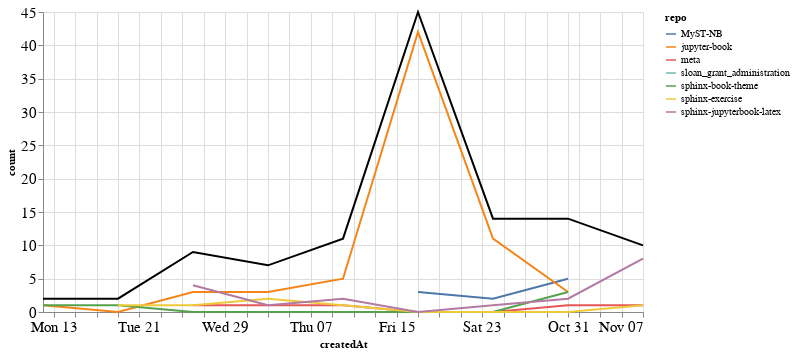

Notebook source saved alongside this figure:
### Markdown cell above
### Comments

### Code cell
comments_time = comments.groupby('repo').resample('W', on='createdAt').count()['author'].reset_index()
comments_time = comments_time.rename(columns={'author': 'count'})
comments_time_total = comments_time.groupby('createdAt').agg({"count": "sum"}).reset_index()
ch1 = alt.Chart(comments_time, width=600).mark_line().encode(
    x='createdAt',
    y='count',
    color='repo',
    tooltip="repo"
)

ch2 = alt.Chart(comments_time_total, width=600).mark_line(color="black").encode(
    x='createdAt',
    y='count',
)

ch1 + ch2

### Figure 1 — Vega-Lite specification as saved in the notebook (floating-point values rounded to 4 significant figures)
{"config": {"axisLeft": {"labelFontSize": 15}, "axisBottom": {"labelFontSize": 15}}, "layer": [{"data": {"name": "data-723b0dc744e1e5d62f6b46e8e2ea9217"}, "mark": "line", "encoding": {"color": {"type": "nominal", "field": "repo"}, "tooltip": {"type": "nominal", "field": "repo"}, "x": {"type": "temporal", "field": "createdAt"}, "y": {"type": "quantitative", "field": "count"}}, "width": 600}, {"data": {"name": "data-8b23accdafe9bec5d9d595af0a14fbc5"}, "mark": {"type": "line", "color": "black"}, "encoding": {"x": {"type": "temporal", "field": "createdAt"}, "y": {"type": "quantitative", "field": "count"}}, "width": 600}], "$schema": "https://vega.github.io/schema/vega-lite/v4.8.1.json", "datasets": {"data-723b0dc744e1e5d62f6b46e8e2ea9217": [{"repo": "MyST-NB", "createdAt": "2021-10-17T00:00:00", "count": 3}, {"repo": "MyST-NB", "createdAt": "2021-10-24T00:00:00", "count": 2}, {"repo": "MyST-NB", "createdAt": "2021-10-31T00:00:00", "count": 5}, {"repo": "jupyter-book", "createdAt": "2021-09-12T00:00:00", "count": 1}, {"repo": "jupyter-book", "createdAt": "2021-09-19T00:00:00", "count": 0}, {"repo": "jupyter-book", "createdAt": "2021-09-26T00:00:00", "count": 3}, {"repo": "jupyter-book", "createdAt": "2021-10-03T00:00:00", "count": 3}, {"repo": "jupyter-book", "createdAt": "2021-10-10T00:00:00", "count": 5}, {"repo": "jupyter-book", "createdAt": "2021-10-17T00:00:00", "count": 42}, {"repo": "jupyter-book", "createdAt": "2021-10-24T00:00:00", "count": 11}, {"repo": "jupyter-book", "createdAt": "2021-10-31T00:00:00", "count": 3}, {"repo": "meta", "createdAt": "2021-09-26T00:00:00", "count": 1}, {"repo": "meta", "createdAt": "2021-10-03T00:00:00", "count": 1}, {"repo": "meta", "createdAt": "2021-10-10T00:00:00", "count": 1}, {"repo": "meta", "createdAt": "2021-10-17T00:00:00", "count": 0}, {"repo": "meta", "createdAt": "2021-10-24T00:00:00", "count": 0}, {"repo": "meta", "createdAt": "2021-10-31T00:00:00", "count": 1}, {"repo": "meta", "createdAt": "2021-11-07T00:00:00", "count": 1}, {"repo": "sloan_grant_administration", "createdAt": "2021-10-10T00:00:00", "count": 2}, {"repo": "sphinx-book-theme", "createdAt": "2021-09-12T00:00:00", "count": 1}, {"repo": "sphinx-book-theme", "createdAt": "2021-09-19T00:00:00", "count": 1}, {"repo": "sphinx-book-theme", "createdAt": "2021-09-26T00:00:00", "count": 0}, {"repo": "sphinx-book-theme", "createdAt": "2021-10-03T00:00:00", "count": 0}, {"repo": "sphinx-book-theme", "createdAt": "2021-10-10T00:00:00", "count": 0}, {"repo": "sphinx-book-theme", "createdAt": "2021-10-17T00:00:00", "count": 0}, {"repo": "sphinx-book-theme", "createdAt": "2021-10-24T00:00:00", "count": 0}, {"repo": "sphinx-book-theme", "createdAt": "2021-10-31T00:00:00", "count": 3}, {"repo": "sphinx-exercise", "createdAt": "2021-09-19T00:00:00", "count": 1}, {"repo": "sphinx-exercise", "createdAt": "2021-09-26T00:00:00", "count": 1}, {"repo": "sphinx-exercise", "createdAt": "2021-10-03T00:00:00", "count": 2}, {"repo": "sphinx-exercise", "createdAt": "2021-10-10T00:00:00", "count": 1}, {"repo": "sphinx-exercise", "createdAt": "2021-10-17T00:00:00", "count": 0}, {"repo": "sphinx-exercise", "createdAt": "2021-10-24T00:00:00", "count": 0}, {"repo": "sphinx-exercise", "createdAt": "2021-10-31T00:00:00", "count": 0}, {"repo": "sphinx-exercise", "createdAt": "2021-11-07T00:00:00", "count": 1}, {"repo": "sphinx-jupyterbook-latex", "createdAt": "2021-09-26T00:00:00", "count": 4}, {"repo": "sphinx-jupyterbook-latex", "createdAt": "2021-10-03T00:00:00", "count": 1}, {"repo": "sphinx-jupyterbook-latex", "createdAt": "2021-10-10T00:00:00", "count": 2}, {"repo": "sphinx-jupyterbook-latex", "createdAt": "2021-10-17T00:00:00", "count": 0}, {"repo": "sphinx-jupyterbook-latex", "createdAt": "2021-10-24T00:00:00", "count": 1}, {"repo": "sphinx-jupyterbook-latex", "createdAt": "2021-10-31T00:00:00", "count": 2}, {"repo": "sphinx-jupyterbook-latex", "createdAt": "2021-11-07T00:00:00", "count": 8}], "data-8b23accdafe9bec5d9d595af0a14fbc5": [{"createdAt": "2021-09-12T00:00:00", "count": 2}, {"createdAt": "2021-09-19T00:00:00", "count": 2}, {"createdAt": "2021-09-26T00:00:00", "count": 9}, {"createdAt": "2021-10-03T00:00:00", "count": 7}, {"createdAt": "2021-10-10T00:00:00", "count": 11}, {"createdAt": "2021-10-17T00:00:00", "count": 45}, {"createdAt": "2021-10-24T00:00:00", "count": 14}, {"createdAt": "2021-10-31T00:00:00", "count": 14}, {"createdAt": "2021-11-07T00:00:00", "count": 10}]}}
